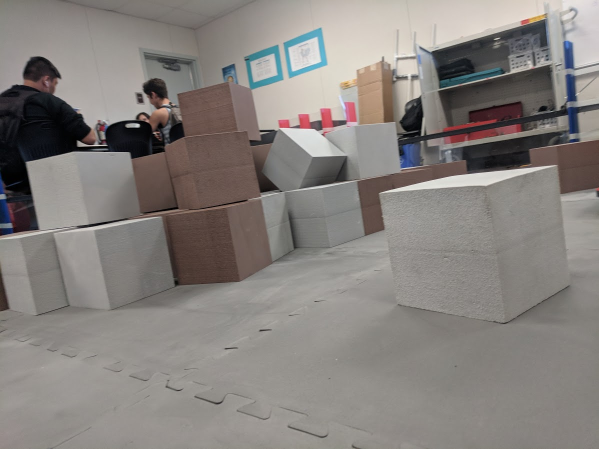
#> input picture images/test3.jpg, 1198 x 898 px (shown at 1/2 size)
$ python OLD_DetectDarkGlyphs.py   (older library calls are emulated)
#> lines starting #> are read from the running program, lines starting #| are printed output that depends on the picture; after the words box and inside, x2 and y2 are one past the last pixel; in counts of white or black regions, pixels touching at a corner belong together
import cv2
import numpy

raw = cv2.imread("images/test3.jpg")
#> raw is the input picture: shape (898, 1198, 3); mean B, G, R 125.6, 129.2, 134.2
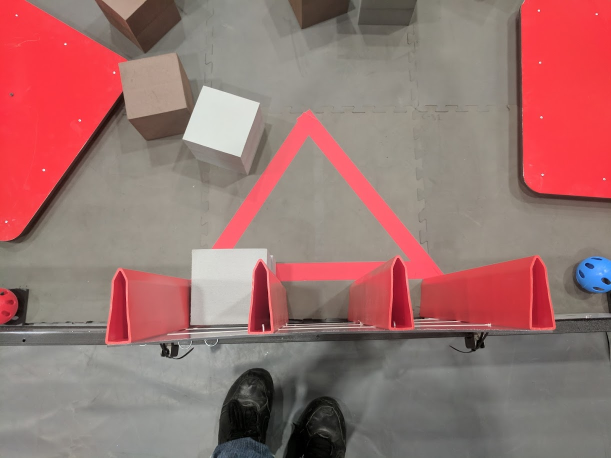
#> input picture images/glyphs/IMG_20170909_092410.jpg, 1222 x 916 px (shown at 1/2 size)

def Process(raw):
    raw = cv2.resize(raw, (1280, 720))
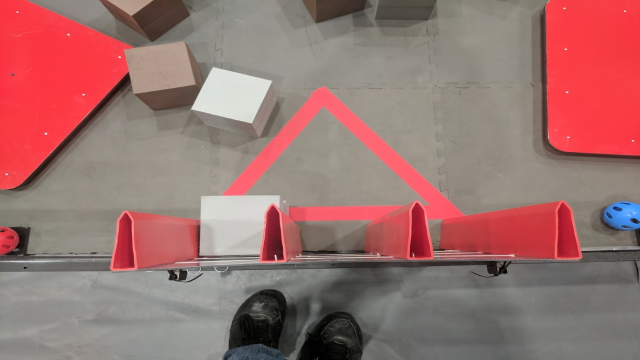
#> raw: shape (720, 1280, 3) (shown at 1/2 size); mean B, G, R 111.4, 114.2, 154.6
    hsv = cv2.cvtColor(raw, cv2.COLOR_BGR2HSV)
#> hsv: shape (720, 1280, 3); mean H, S, V 56.1, 60.6, 155.5

    lower = numpy.array([0, 46, 50])
    upper = numpy.array([45, 111, 151])

    mask = cv2.inRange(hsv, lower, upper)
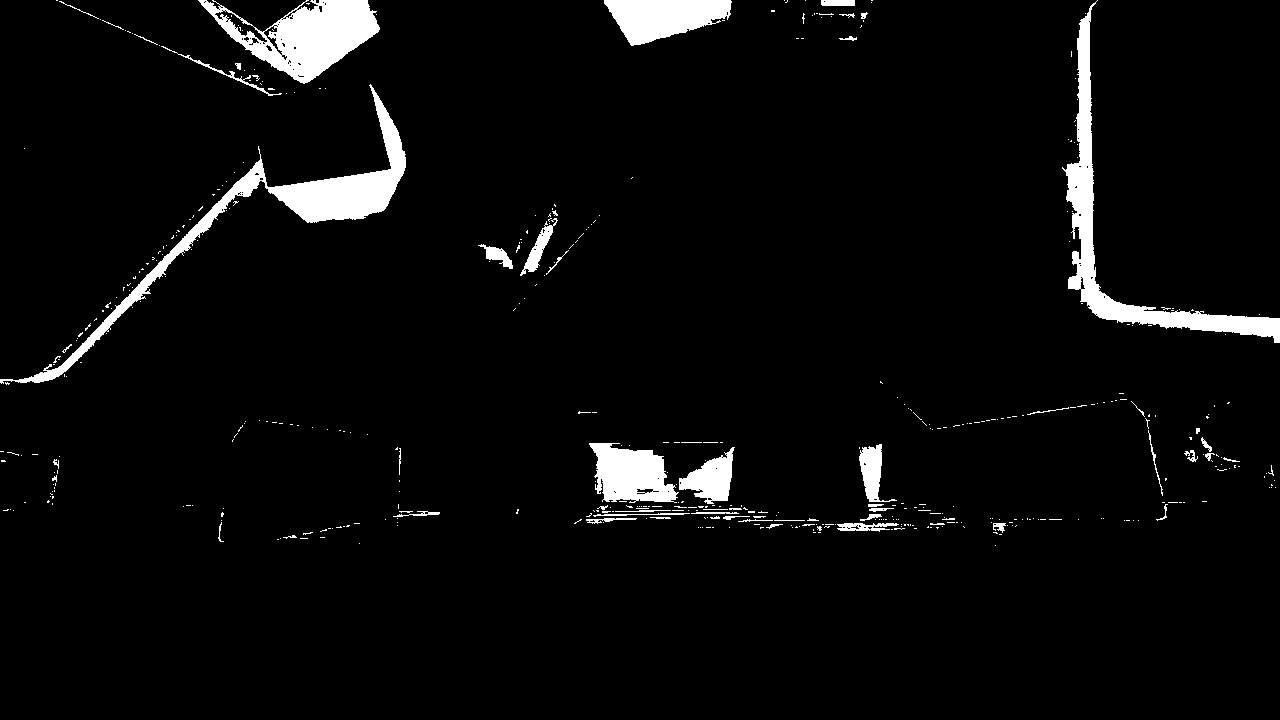
#> mask: shape (720, 1280); 4.3% white; 478 white regions (420 under 20 px), largest, box (x1, y1, x2, y2) and area: (0, 84, 406, 384) 8995, (1062, 0, 1280, 343) 8188, (198, 0, 380, 84) 7097
    kernel = numpy.ones((5, 5), numpy.uint8)
    mask = cv2.erode(mask, kernel)
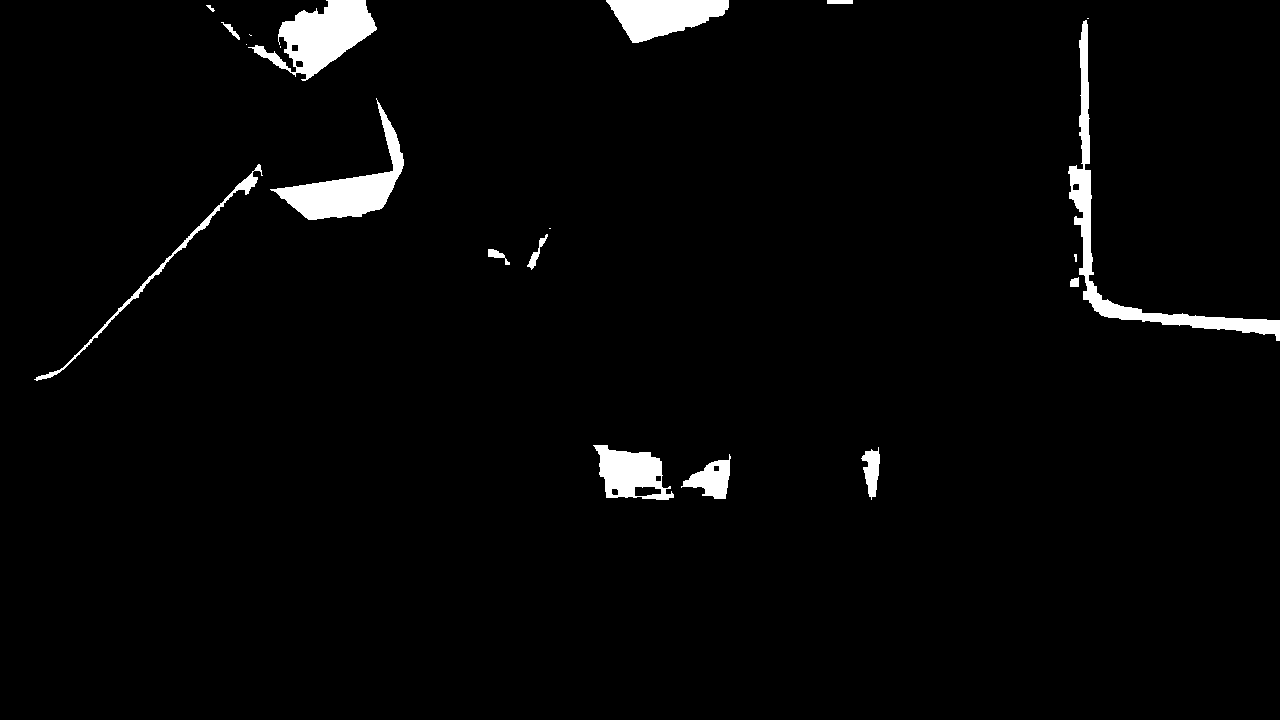
#> mask: shape (720, 1280); 2.6% white; 20 white regions (6 under 20 px), largest, box (x1, y1, x2, y2) and area: (1068, 20, 1280, 341) 5267, (248, 0, 377, 81) 4848, (270, 98, 404, 220) 4452
    mask = cv2.dilate(mask, kernel)
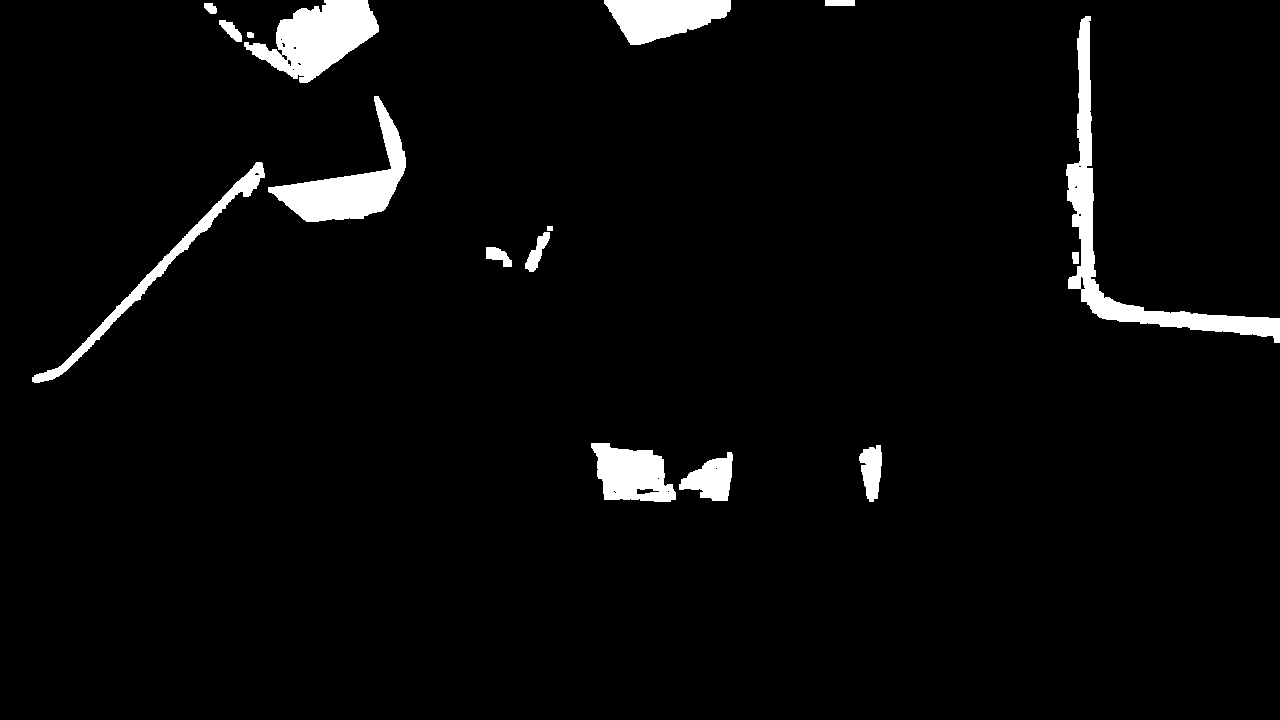
#> mask: shape (720, 1280); 3.7% white; 16 white regions

    # mask = cv2.bilateralFilter(mask, 11, 17, 17)
    # mask = cv2.blur(mask, (10,10))
    im2, contours, hierarchy = cv2.findContours(mask, cv2.RETR_TREE, cv2.CHAIN_APPROX_SIMPLE)
#> contours = 34 contours, 14 with area under 20; largest, box (x1, y1, x2, y2) and area: (1066, 16, 1280, 343) 7316, (244, 0, 379, 83) 5878, (268, 96, 406, 222) 5348, (604, 0, 731, 45) 3684, (591, 443, 676, 502) 3396

    cv2.drawContours(raw, contours, -1, (0, 0, 255), 2)

    for c in contours:
        cnt = c
        peri = cv2.arcLength(c, True)
        approx = cv2.approxPolyDP(c, 0.02 * peri, True)

        if cv2.contourArea(c) >= 1000:
            x, y, w, h = cv2.boundingRect(cnt)

            if len(approx) == 4:
                if y > 10:
                    cv2.putText(raw, "Cube" + str(x), (x + 20, y + int(h / 2)), cv2.FONT_HERSHEY_COMPLEX, 0.5,
                                (255, 0, 0))
                    cv2.rectangle(raw, (x, y), (x + w, y + h), (255, 0, 0), 2)
#> this loop made 34 passes
#> (peri, approx, x, y, w, h) on pass 14: (721.3, [[262, 163], [32, 381], [77, 360]], 32, 162, 233, 221)

    areas = [cv2.contourArea(c) for c in contours]
#> areas = 34 values, max 7316 at index 18, min 2 at index 1, mean 946.8
    max_index = numpy.argmax(areas)
#> max_index = 18
    cnt = contours[max_index]
#> cnt = contour of 254 points, box (x1, y1, x2, y2) (1066, 16, 1280, 343), area 7316

    x, y, w, h = cv2.boundingRect(cnt)
#> x = 1066; y = 16; w = 214; h = 327

    result = int(x + (w / 2))
#> result = 1173

    cv2.rectangle(raw, (x, y), (x + w, y + h), (0, 255, 0), 2)
    cv2.putText(raw, "Chosen", (x + 10, y + int(h / 2) - 40), cv2.FONT_HERSHEY_COMPLEX, 0.8, (0, 255, 0), 2)

    cv2.putText(raw, "RESULT: " + str(result), (result, 30), 0, 1, (0, 255, 0), 1)
#> raw: shape (720, 1280, 3); mean B, G, R 109.9, 113.7, 156.1
    cv2.line(raw, (result, 0), (result, 1000), (0, 255, 0), 3)
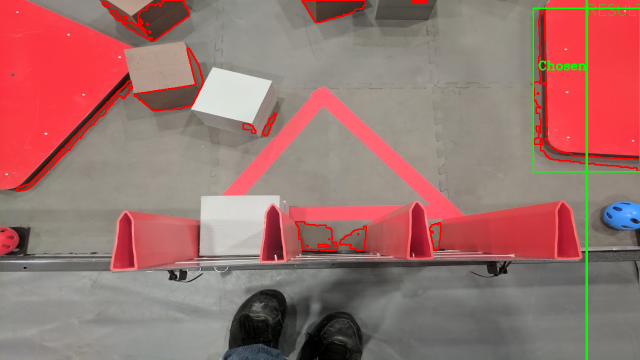
#> raw: shape (720, 1280, 3) (shown at 1/2 size); mean B, G, R 109.5, 114.3, 155.4

    cv2.imshow("Raw", raw)
    cv2.imshow("Mask", mask)
    while (True):
        if cv2.waitKey(1) & 0xFF == ord('q'):
#> (key q is pressed here)
            break
import glob
for path in glob.glob("./images/glyphs/*.jpg"):
    Process(cv2.imread(path))
#> pass 2 of the loop `for path in glob.glob("./images/glyphs/*.jpg"):`:
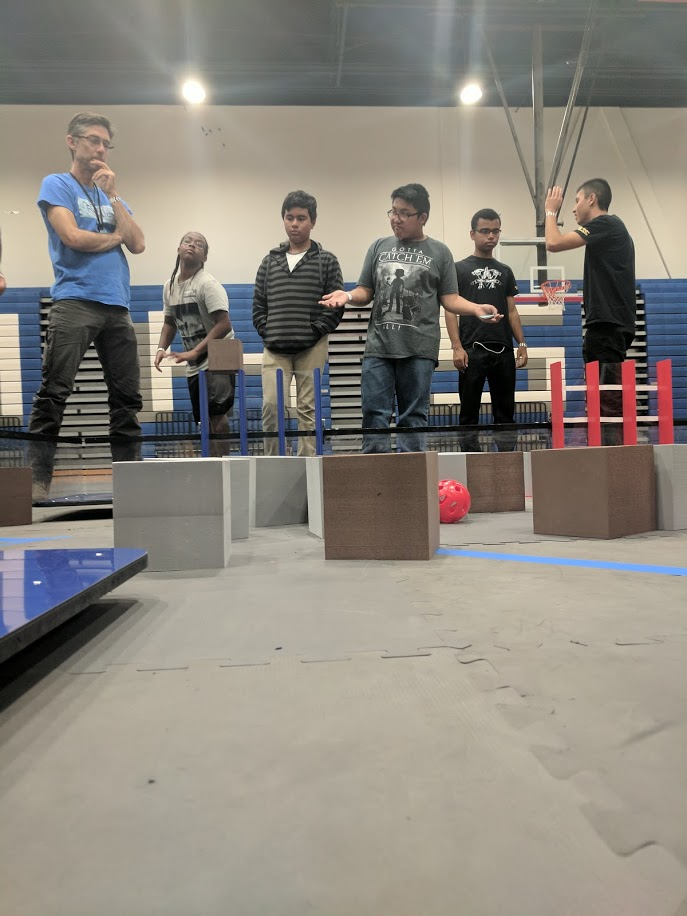
#> input picture images/glyphs/IMG_20170909_101254.jpg, 687 x 916 px
#> in Process (call 2), `mask = cv2.dilate(mask, kernel)`:
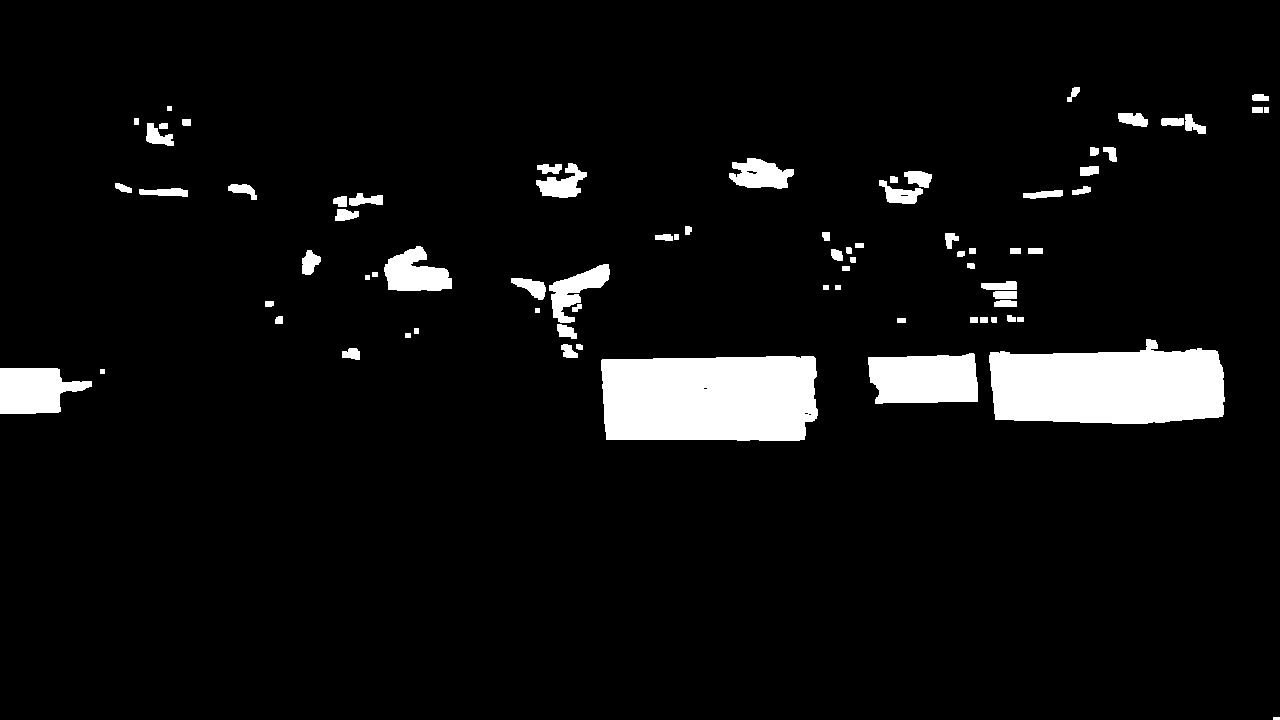
#> mask: shape (720, 1280); 6% white; 77 white regions
#> contours = 82 contours, 9 with area under 20; largest, box (x1, y1, x2, y2) and area: (601, 356, 818, 441) 17092, (989, 339, 1225, 424) 15861, (868, 353, 978, 404) 4734, (0, 368, 92, 414) 2912, (384, 246, 452, 291) 1892
#> the loop in Process (call 2), `for c in contours:` made 82 passes
#> (peri, approx, x, y, w, h) on passes 4, 8: (597.5, [[815, 358], [602, 359], [606, 439], [804, 439]], 601, 356, 217, 85), (314.5, [[974, 354], [868, 357], [875, 403], [977, 401]], 868, 353, 110, 51)
#> areas = 82 values, max 17092.5 at index 3, min 4 at index 4, mean 643.8
#> max_index = 3
#> in Process (call 2), `cnt = contours[max_index]`: cnt = contour of 67 points, box (x1, y1, x2, y2) (601, 356, 818, 441), area 17092
#> in Process (call 2), `x, y, w, h = cv2.boundingRect(cnt)`: x = 601; y = 356; w = 217; h = 85
#> result = 709
#> in Process (call 2), `cv2.line(raw, (result, 0), (result, 1000), (0, 255, 0), 3)`:
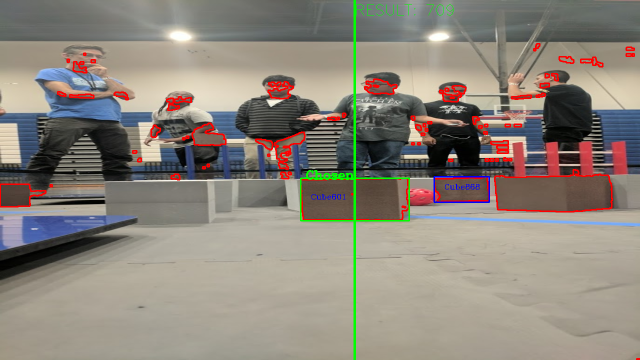
#> raw: shape (720, 1280, 3) (shown at 1/2 size); mean B, G, R 123.1, 132.9, 140.6
#> (key Esc is pressed here)
#> pass 3 of the loop `for path in glob.glob("./images/glyphs/*.jpg"):`:
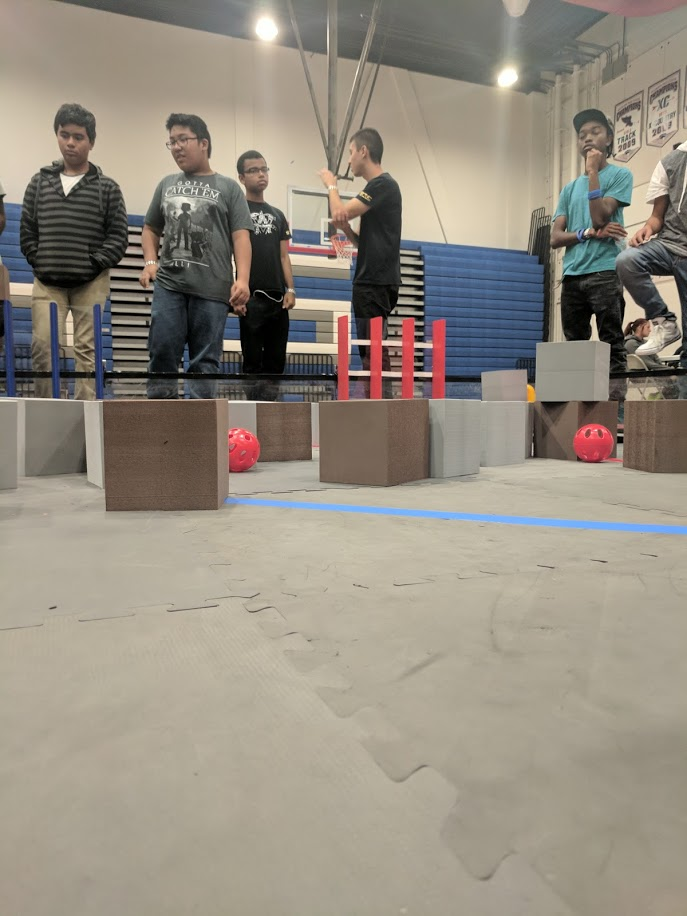
#> input picture images/glyphs/IMG_20170909_101255.jpg, 687 x 916 px
#> in Process (call 3), `mask = cv2.dilate(mask, kernel)`:
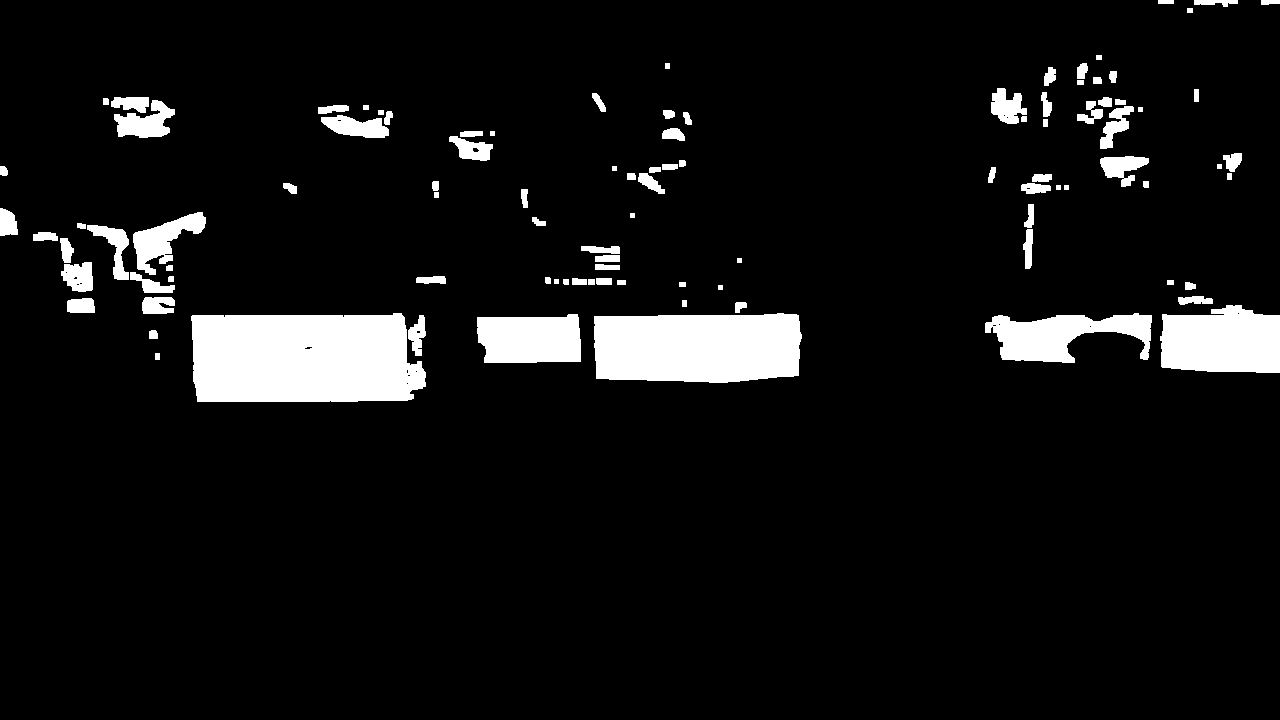
#> mask: shape (720, 1280); 7.4% white; 100 white regions
#> contours = 119 contours, 28 with area under 20; largest, box (x1, y1, x2, y2) and area: (191, 313, 426, 402) 18730, (594, 313, 802, 383) 13094, (1160, 305, 1280, 373) 6784, (985, 313, 1152, 363) 4621, (477, 314, 581, 363) 4431
#> the loop in Process (call 3), `for c in contours:` made 119 passes
#> (peri, approx, x, y, w, h) on passes 5, 10: (298.6, [[577, 314], [477, 317], [484, 362], [580, 361]], 477, 314, 104, 49), (540.4, [[798, 315], [594, 316], [596, 378], [798, 375]], 594, 313, 208, 70)
#> areas = 119 values, max 18730 at index 10, min 2 at index 6, mean 539.4
#> max_index = 10
#> in Process (call 3), `cnt = contours[max_index]`: cnt = contour of 81 points, box (x1, y1, x2, y2) (191, 313, 426, 402), area 18730
#> in Process (call 3), `x, y, w, h = cv2.boundingRect(cnt)`: x = 191; y = 313; w = 235; h = 89
#> result = 308
#> in Process (call 3), `cv2.line(raw, (result, 0), (result, 1000), (0, 255, 0), 3)`:
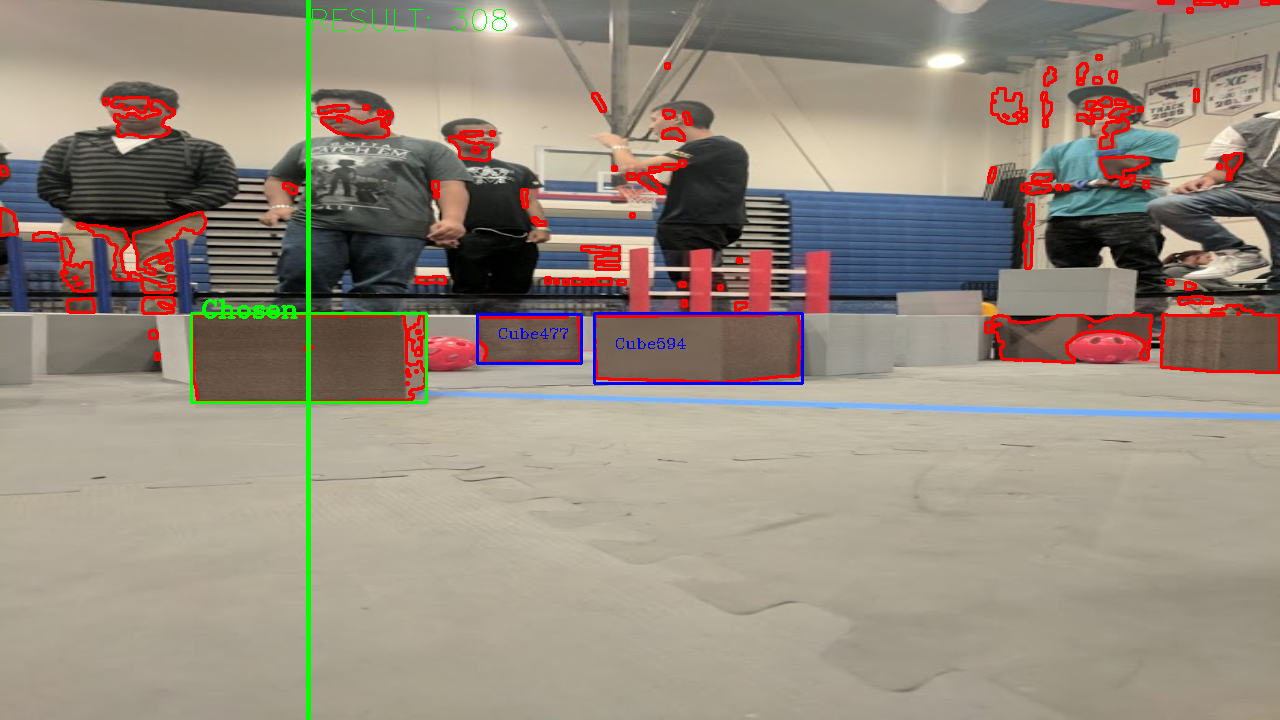
#> raw: shape (720, 1280, 3); mean B, G, R 126.2, 139.2, 150.5
